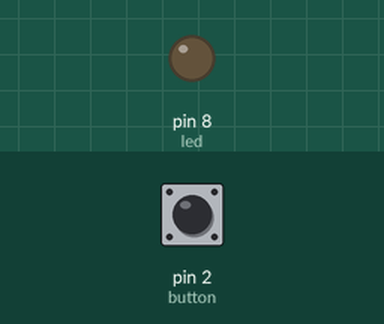
Recording of a sketch running on a simulated Arduino Uno, built with avr-gcc and run on an emulated ATmega328P. Parts: output pins drawn as LEDs (lit = HIGH). Inputs (shaded band) come from the test bench; at power-on: pin 2 (button) HIGH.

Above: at 1.2 s.
1.3 s: pin 2 (button) pulled LOW for 0.15 s
At 2.6 s:
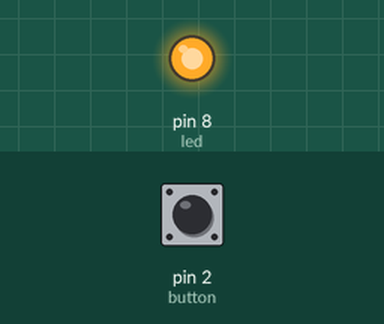
2.9 s: pin 2 (button) pulled LOW for 1 s
At 4.0 s:
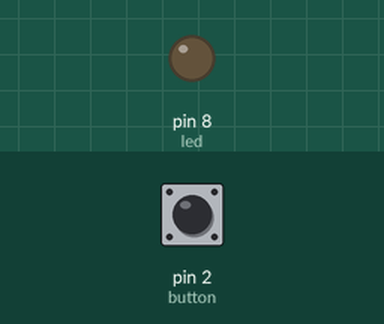
5.4 s: pin 2 (button) pulled LOW for 3.2 s
At 5.9 s:
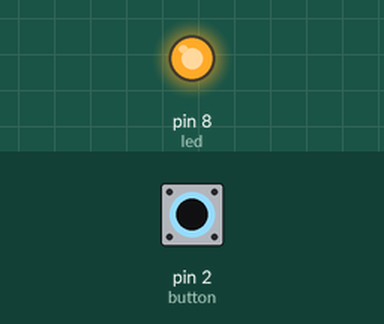
Timing chart, 0 to 8.4 s (numbered marks = the images above; inputs shaded):
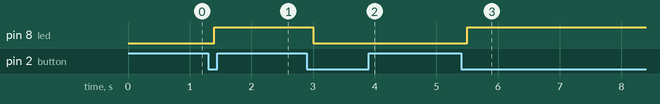

The sketch:

Toggle_LED_Pushbutton.ino
```cpp
const int button = 2;     // the number of the pushbutton pin
const int led =  8;      // the number of the LED pin
int ledState = LOW;     // the current state of LED
int lastButtonState;    // the previous state of button
int currentButtonState; // the current state of button

void setup() {
  pinMode(led, OUTPUT);
  pinMode(button, INPUT);
  currentButtonState = digitalRead(button);
}
void loop() {
  lastButtonState = currentButtonState; // save the last state
  currentButtonState = digitalRead(button); // read new state
  delay(100);


  if (lastButtonState == HIGH && currentButtonState == LOW) {
    if (ledState == LOW) {
      digitalWrite(led, HIGH);
      ledState = HIGH;
    }
    else {
      digitalWrite(led, LOW);
      ledState = LOW;

    }
  }


}
```

Measured:
- after the input at 1.3 s, pin 8 (led): LOW → HIGH after 0.10 s
- after the input at 2.9 s, pin 8 (led): HIGH → LOW after 0.10 s
- after the input at 5.4 s, pin 8 (led): LOW → HIGH after 0.10 s
